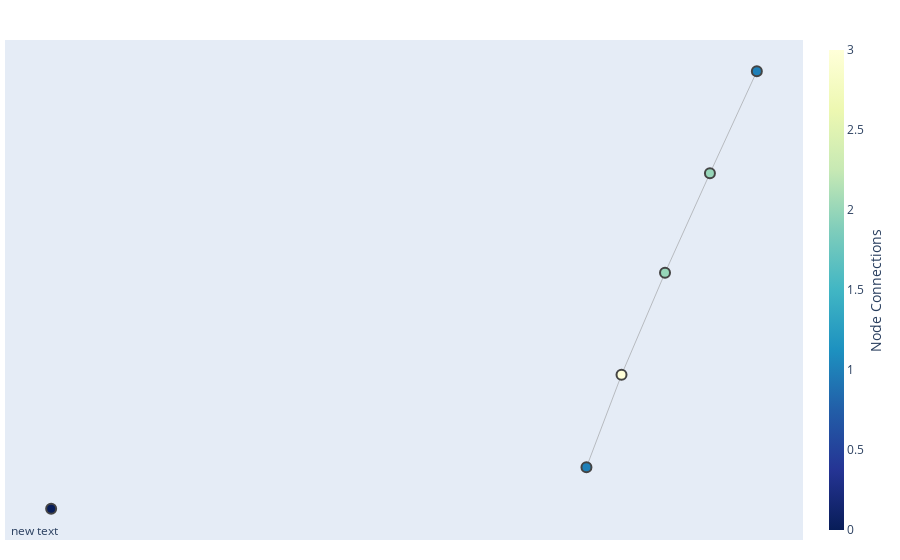

Notebook code for this chart:
### Markdown cell above
# make markov chain graph

### Code cell
import networkx as nx
import plotly.graph_objects as go

g=nx.MultiGraph()
temp={}
for ngram in df['ngram']:
    g.add_node(ngram)
    temp[ngram[0]]=ngram
#print(temp.keys())   
for node in g.nodes():
    for i in model[node]:
        if i in temp:
            g.add_edge(node,temp[i],weight=model[node][i])
 

#nx.draw(g)
pos=nx.spring_layout(g)

edge_x = []
edge_y = []
for edge in g.edges():
    x0,y0=pos[edge[0]]
    x1,y1=pos[edge[1]]
    edge_x.append(x0)
    edge_x.append(x1)
    edge_x.append(None)
    edge_y.append(y0)
    edge_y.append(y1)
    edge_y.append(None)
edge_trace = go.Scatter(
    x=edge_x, y=edge_y,
    line=dict(width=0.5, color='#888'),
    hoverinfo='none',
    mode='lines')

node_x = []
node_y = []
for node in g.nodes():
    x,y=pos[node]
    node_x.append(x)
    node_y.append(y)
node_trace = go.Scatter(
    x=node_x, y=node_y,
    mode='markers',
    hoverinfo='text',
    marker=dict(
        showscale=True,
        # colorscale options
        #'Greys' | 'YlGnBu' | 'Greens' | 'YlOrRd' | 'Bluered' | 'RdBu' |
        #'Reds' | 'Blues' | 'Picnic' | 'Rainbow' | 'Portland' | 'Jet' |
        #'Hot' | 'Blackbody' | 'Earth' | 'Electric' | 'Viridis' |
        colorscale='YlGnBu',
        reversescale=True,
        color=[],
        size=10,
        colorbar=dict(
            thickness=15,
            title='Node Connections',
            xanchor='left',
            titleside='right'
        ),
        line_width=2))
node_adjacencies = []
node_text = []

for node, adjacencies in enumerate(g.adjacency()):
    node_adjacencies.append(len(adjacencies[1]))
    node_text.append(" ".join(adjacencies[0])+'<br>connections: '+str(len(adjacencies[1])))

node_trace.marker.color = node_adjacencies
node_trace.text = node_text
fig = go.Figure(data=[edge_trace, node_trace],
             layout=go.Layout(
                
                titlefont_size=16,
                showlegend=False,
                hovermode='closest',
                margin=dict(b=20,l=5,r=5,t=40),
                annotations=[ dict(
                  
                    showarrow=False,
                    xref="paper", yref="paper",
                    x=0.005, y=-0.002 ) ],
                xaxis=dict(showgrid=False, zeroline=False, showticklabels=False),
                yaxis=dict(showgrid=False, zeroline=False, showticklabels=False))
                )
fig.show()

### Figure 1 — Plotly figure (JSON) as saved in the notebook; plotly's stock layout.template omitted (floating-point values rounded to 4 significant figures)
{"data": [{"hoverinfo": "none", "line": {"color": "#888", "width": 0.5}, "mode": "lines", "type": "scatter", "x": [0.2817, 0.1943, null, 0.2817, 0.373, null, 0.04143, 0.1096, null, 0.1943, 0.1096, null, 0.1096, 0.1096, null], "y": [0.1531, 0.04275, null, 0.1531, 0.2664, null, -0.1729, -0.07039, null, 0.04275, -0.07039, null, -0.07039, -0.07039, null]}, {"hoverinfo": "text", "marker": {"color": [0, 2, 1, 2, 1, 3], "colorbar": {"thickness": 15, "title": {"side": "right", "text": "Node Connections"}, "xanchor": "left"}, "colorscale": [[0, "rgb(255,255,217)"], [0.125, "rgb(237,248,177)"], [0.25, "rgb(199,233,180)"], [0.375, "rgb(127,205,187)"], [0.5, "rgb(65,182,196)"], [0.625, "rgb(29,145,192)"], [0.75, "rgb(34,94,168)"], [0.875, "rgb(37,52,148)"], [1, "rgb(8,29,88)"]], "line": {"width": 2}, "reversescale": true, "showscale": true, "size": 10}, "mode": "markers", "text": ["n e w _ w o r d<br>connections: 0", "one fish<br>connections: 2", "fish two<br>connections: 1", "two fish<br>connections: 2", "fish fish<br>connections: 1", "fish one<br>connections: 3"], "type": "scatter", "x": [-1, 0.2817, 0.04143, 0.1943, 0.373, 0.1096], "y": [-0.2189, 0.1531, -0.1729, 0.04275, 0.2664, -0.07039]}], "layout": {"annotations": [{"showarrow": false, "x": 0.005, "xref": "paper", "y": -0.002, "yref": "paper"}], "hovermode": "closest", "margin": {"b": 20, "l": 5, "r": 5, "t": 40}, "showlegend": false, "title": {"font": {"size": 16}}, "xaxis": {"showgrid": false, "showticklabels": false, "zeroline": false}, "yaxis": {"showgrid": false, "showticklabels": false, "zeroline": false}}}
